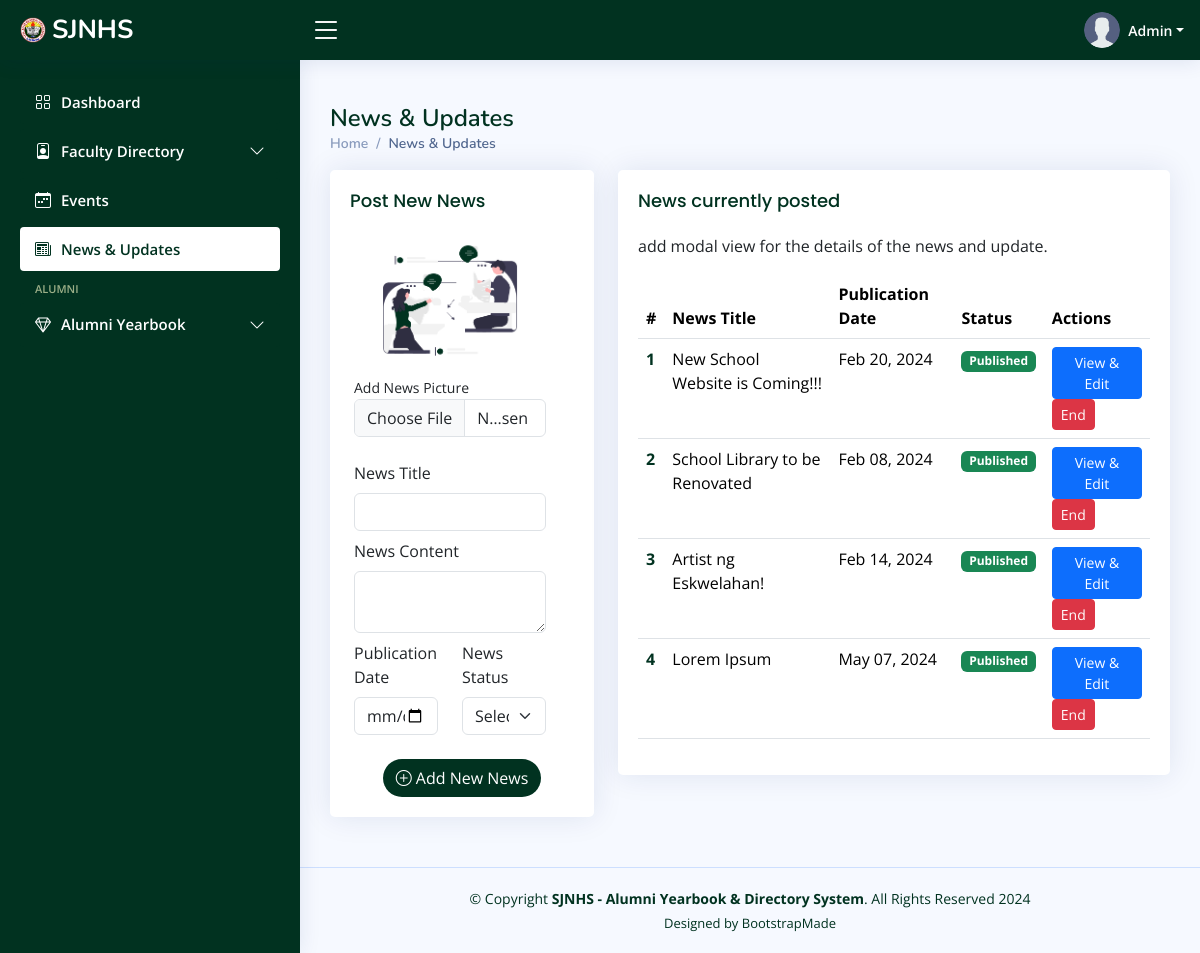
The app's page /admin/news-and-updates.php (signed in) with its own data.
### tables this page shows
CREATE TABLE `news` (
  `id` int(11) NOT NULL,
  `newsCode` varchar(255) NOT NULL,
  `title` varchar(255) NOT NULL,
  `content` text NOT NULL,
  `publication_date` date NOT NULL,
  `newsStatus` int(11) NOT NULL,
  `newsPicture` varchar(255) NOT NULL,
  `date_created` timestamp NOT NULL DEFAULT current_timestamp()
);

### admin/news-and-updates.php (the view, shortened to what this page needs)
<?php
include_once 'includes/header.php';
include_once 'includes/conn.php';
include_once 'includes/sidebar.php';
?>
<main id="main" class="main">
    <div class="pagetitle">
        <h1>News &amp; Updates</h1>
        <nav>
            <ol class="breadcrumb">
                <li class="breadcrumb-item"><a href="dashboard.php">Home</a></li>
                <li class="breadcrumb-item active">News &amp; Updates</li>
            </ol>
        </nav>
    </div>
    <section class="section">
        <div class="row">
            <div class="col-lg-4">
                <div class="card">
                    <div class="card-body">
                        <h5 class="card-title">Post New News</h5>
                        <form class="row g-3" method="POST" action="code.php" enctype="multipart/form-data">
                            <div class="row mb-4 mt-2">
                                <div class="col-lg-12 col-md-12">
                                    <center>
                                        <img id="newsPicturePreview" src="assets/img/undraw_Newspaper_re_syf5.png"
                                            alt="News Picture Preview" style="max-width: 100%; max-height: 300px;">
                                    </center>
                                    <small class="mt-2">Add News Picture</small>
                                    <input type="file" name="newsPicture" class="form-control" id="newsPicture"
                                        onchange="previewNewsPicture();" accept="image/*" required>
                                </div>
                            </div>
                            <div class="row">
                                <div class="col-lg-12 col-md-12 mb-2">
                                    <label for="newsTitle" class="form-label">News Title</label>
                                    <input type="text" name="newsTitle" class="form-control" id="newsTitle" required>
                                </div>
                            </div>
                            <div class="row">
                                <div class="col-lg-12 col-md-12 mb-2">
                                    <label for="newsContent" class="form-label">News Content</label>
                                    <textarea name="newsContent" class="form-control" id="newsContent" rows="2"
                                        required></textarea>
                                </div>
                            </div>
                            <div class="row">
                                <div class="col-lg-6 col-md-6 mb-2">
                                    <label for="publicationDate" class="form-label">Publication Date</label>
                                    <input type="date" name="publicationDate" class="form-control" id="publicationDate"
                                        required>
                                </div>
                                <div class="col-lg-6 col-md-6 mb-2">
                                    <label for="newsStatus" class="form-label">News Status</label>
                                    <select name="newsStatus" class="form-select" id="newsStatus" required>
                                        <option value="">Select Status</option>
                                    </select>
                                </div>
                            </div>
                            <div class="d-grid gap-2 d-md-flex justify-content-md-center">
                                <button class="btn rounded-5 text-white" type="submit"
                                    style="background-color: #013220;" name="addNewNews"><i
                                        class="bi bi-plus-circle"></i> Add New News</button>
                            </div>
                        </form>
                    </div>
                </div>
            </div>
            <div class="col-lg-8">
                <div class="card">
                    <div class="card-body">
                        <h5 class="card-title">News currently posted</h5>
                        <p>add modal view for the details of the news and update.</p>
                        <table class="table datatable">
                            <thead>
                                <tr>
                                    <th scope="col">#</th>
                                    <th scope="col">News Title</th>
                                    <th scope="col">Publication Date</th>
                                    <th scope="col">Status</th>
                                    <th scope="col">Actions</th>
                                </tr>
                            </thead>
                            <tbody>
                                <?php
                                $sql = "SELECT *, ROW_NUMBER() OVER (ORDER BY id) as counts FROM news";
                                $result = mysqli_query($conn, $sql);
                                if (mysqli_num_rows($result) > 0) {
                                    while ($row = mysqli_fetch_assoc($result)) {
                                        echo "<tr>";
                                        echo "<th scope='row'><a href='#'>" . $row['counts'] . "</a></th>";
                                        echo "<td>{$row['title']}</td>";
                                        echo "<td>" . date("M d, Y", strtotime($row['publication_date'])) . "</td>";
                                        echo "<td>";
                                        switch ($row['newsStatus']) {
                                            case "1":
                                                echo '<span class="badge bg-success">Published</span>';
                                                break;
                                        }
                                        echo "</td>";
                                        echo "<td>
                                            <button class='btn btn-primary btn-sm' onclick='viewEditNews({$row['id']})' data-bs-toggle='modal' data-bs-target='#newsModal'>View &amp; Edit</button>
                                            <button class='btn btn-danger btn-sm'>End</button>
                                        </td>";
                                        echo "</tr>";
                                    }
                                } else {
                                    echo "<tr><td colspan='5'>No news found</td></tr>";
                                }
                                ?>
                            </tbody>
                        </table>
                    </div>
                </div>
            </div>
        </div>
    </section>
</main>
<?php
include_once 'includes/footer.php';
?>

### admin/assets/css/style.css (style rules this page uses)
:root { scroll-behavior: smooth; }
body { font-family: "Open Sans", sans-serif; background: #f6f9ff; color: #444444; }
a { color: #013220; text-decoration: none; }
h1, h2, h3, h4, h5, h6 { font-family: "Nunito", sans-serif; }
#main { margin-top: 60px; padding: 20px 30px; transition: all 0.3s; }
.pagetitle { margin-bottom: 10px; }
.pagetitle h1 { font-size: 24px; margin-bottom: 0; font-weight: 600; color: #013220; }
.card { margin-bottom: 30px; border: none; border-radius: 5px; box-shadow: 0px 0 30px rgba(1, 41, 112, 0.1); }
.card-title { padding: 20px 0 15px 0; font-size: 18px; font-weight: 500; color: #013220; font-family: "Poppins", sans-serif; }
.card-body { padding: 0 20px 20px 20px; }
.breadcrumb { font-size: 14px; font-family: "Nunito", sans-serif; color: #899bbd; font-weight: 600; }
.breadcrumb a { color: #899bbd; transition: 0.3s; }
.breadcrumb .breadcrumb-item::before { color: #899bbd; }
.breadcrumb .active { color: #51678f; font-weight: 600; }
@media (min-width: 1200px) { #main, #footer { margin-left: 300px; } }

### records on screen
news: counts "1", title "New School Website is Coming!!!", publication_date "Feb 20, 2024", newsStatus "Published"
news: counts "2", title "School Library to be Renovated", publication_date "Feb 08, 2024", newsStatus "Published"
news: counts "3", title "Artist ng Eskwelahan!", publication_date "Feb 14, 2024", newsStatus "Published"
news: counts "4", title "Lorem Ipsum", publication_date "May 07, 2024", newsStatus "Published"
